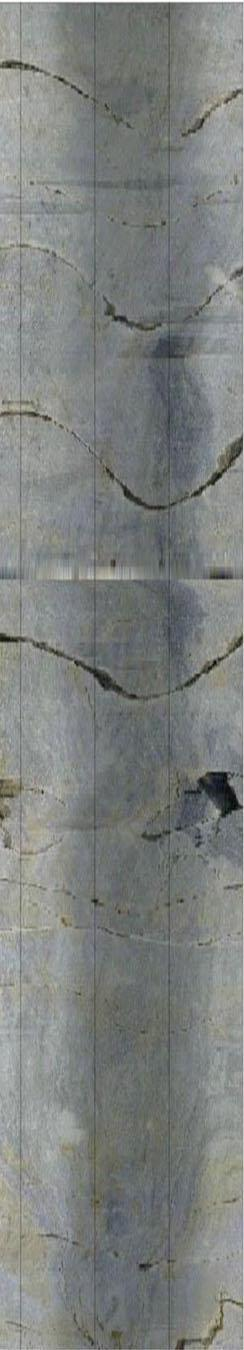
#> input picture attach_2/images/attach_2_1.jpg, 244 x 1350 px
$ jupyter execute eval.ipynb
#> lines starting #> are read from the running program, lines starting #| are printed output that depends on the picture; after the words box and inside, x2 and y2 are one past the last pixel; in counts of white or black regions, pixels touching at a corner belong together
### attach_2/main.py
import cv2
import numpy as np
import pandas as pd
from scipy.optimize import curve_fit
from sklearn.cluster import DBSCAN
import os

# 正弦函数模型
def sine_model(x, R, P, beta, C):
    return R * np.sin(2 * np.pi * x / P + beta) + C

# 提取裂隙边缘点
def extract_edge_points(img_path):
    img = cv2.imread(img_path, cv2.IMREAD_GRAYSCALE)
    # 二值化（裂隙黑色）
    _, binary = cv2.threshold(img, 127, 255, cv2.THRESH_BINARY_INV)
    # 边缘检测
    edges = cv2.Canny(binary, 50, 150)
    # 获取边缘点坐标
    points = np.column_stack(np.where(edges > 0))
    # OpenCV: points[:,0]=y, points[:,1]=x -> 转换为 (x, y)
    points = np.array([[x, y] for y, x in points])
    return points

# 聚类分裂隙
def cluster_points(points, eps=5, min_samples=10):
    clustering = DBSCAN(eps=eps, min_samples=min_samples).fit(points)
    labels = clustering.labels_
    clusters = []
    for label in set(labels):
        if label == -1:  # 噪声
            continue
        cluster_pts = points[labels == label]
        clusters.append(cluster_pts)
    return clusters

# 拟合每条裂隙的正弦曲线
# 正弦拟合带边界
def fit_sine_to_cluster(cluster):
    x_data = cluster[:, 0]
    y_data = cluster[:, 1]
    R0 = max((y_data.max() - y_data.min()) / 2, 1e-3)
    P0 = max(x_data.max() - x_data.min(), 1e-3)
    beta0 = 0  # 默认 0 在 [-π, π] 内
    C0 = y_data.mean()

    try:
        popt, _ = curve_fit(
            sine_model,
            x_data,
            y_data,
            p0=[R0, P0, beta0, C0],
            bounds=([0, 1e-3, -np.pi, 0], [np.inf, np.inf, np.pi, np.inf]),
            maxfev=5000
        )
        return popt
    except Exception as e:
        print(f"Warning: cluster拟合失败, {e}")
        return None
# 主函数
def process_images(image_dir, output_csv='table1.csv'):
    records = []
    for img_file in os.listdir(image_dir):
        if not img_file.endswith(('.png', '.jpg', '.jpeg')):
            continue
        img_path = os.path.join(image_dir, img_file)
        points = extract_edge_points(img_path)
#> in extract_edge_points, `_, binary = cv2.threshold(img, 127, 255, cv2.THRESH_BINARY_INV)`:
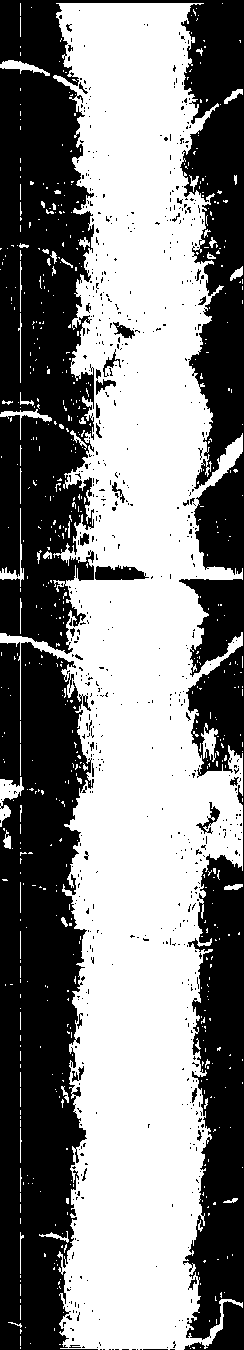
#> binary: shape (1350, 244); 52.3% white; 693 black regions (658 under 20 px), largest, box (x1, y1, x2, y2) and area: (0, 0, 244, 1350) 102179, (0, 642, 98, 1350) 50321, (95, 565, 149, 580) 589
#> in extract_edge_points, `edges = cv2.Canny(binary, 50, 150)`:
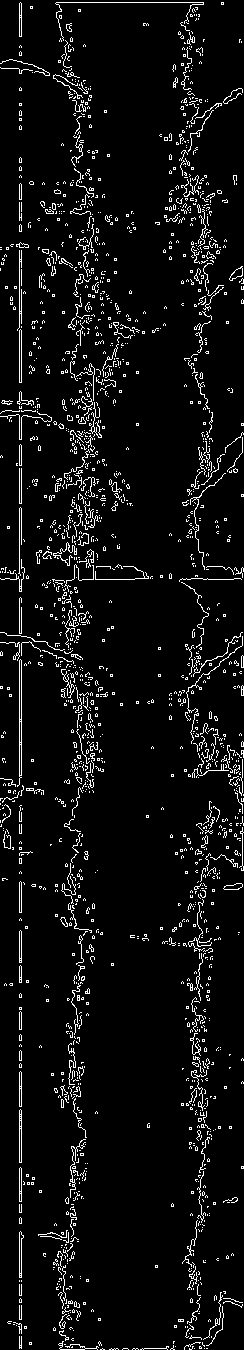
#> edges: shape (1350, 244); 5.8% white in thin lines or dots
#> in extract_edge_points, `points = np.column_stack(np.where(edges > 0))`: points = 19163 pairs, first value 2 to 1349, second value 0 to 243
#> in extract_edge_points, `points = np.array([[x, y] for y, x in points])`: points = 19163 pairs, first value 0 to 243, second value 2 to 1349
        clusters = cluster_points(points)
#> in cluster_points, `labels = clustering.labels_`: labels = 19163 values, max 95 at index 19062, min -1 at index 149, mean 8.77
#> the loop in cluster_points, `for label in set(labels):` made 97 passes
#> after the loop in cluster_points, `for label in set(labels):`: clusters = 96 items
#> the loop in process_images, `for i, cluster in enumerate(clusters):` made 96 passes
#> (x_data in fit_sine_to_cluster, y_data in fit_sine_to_cluster, R0 in fit_sine_to_cluster, P0 in fit_sine_to_cluster, C0 in fit_sine_to_cluster, R, P, beta) on passes 4, 6, 11, 15: ([143, 144, 145, 147, 143, 146, 148, 143, 144, 146, 148], [23, 23, 23, 23, 24, 24, 24, 25, 25, 25, 25], 1, 5, 24, 0.158, 5.13, 3.14), ([19, 21, 20, 19, 21, 19, 21, 19, 21, 19, 20, 21], [47, 47, 51, 52, 52, 53, 53, 54, 54, 55, 55, 55], 4, 2, 52.33, 4.03, 2, 0.0994), ([170, 169, 171, 169, 171, 169, 171, 169, 171, 169, 170, 171], [154, 155, 155, 156, 156, 157, 157, 158, 158, 159, 159, 159], 2.5, 2, 156.9, 2.25, 2, -0.112), ([30, 31, 32, 29, 33, 29, 33, 30, 31, 32, 33], [181, 181, 181, 182, 182, 183, 183, 184, 184, 184, 184], 1.5, 4, 182.6, 0.182, 3.78, -3.14)
#> (y_data in fit_sine_to_cluster, R0 in fit_sine_to_cluster, P0 in fit_sine_to_cluster, C0 in fit_sine_to_cluster, R, P, beta, C) on pass 7: ([64, 65, 65, 66, 66, 67, 67, 68, 68, 69, 69, 70, 71], 3.5, 3, 67.31, 2.49, 3.04, 3.14, 66.4)
#| Warning: cluster拟合失败, Optimal parameters not found: The maximum number of function evaluations is exceeded.
        for i, cluster in enumerate(clusters):
            params = fit_sine_to_cluster(cluster)
            if params is None:
                continue
            R, P, beta, C = params

            # 文件名 -> 图像编号
            base = os.path.splitext(img_file)[0]  # attach_2_1
            parts = base.split('_')  # ["attach", "2", "1"]
            if len(parts) >= 3:
                image_name = f"图{parts[1]}-{parts[2]}.jpg"
            else:
                image_name = img_file  # 兜底，防止异常文件名

            records.append({
                '图像编号': image_name,
                '裂隙编号': i+1,
                '振幅R(mm)': R,
                '周期P(mm)': P,
                '相位β(rad)': beta,
                '中心线位置C(mm)': C
            })
#> pass 2 of the loop in process_images, `for img_file in os.listdir(image_dir):`:
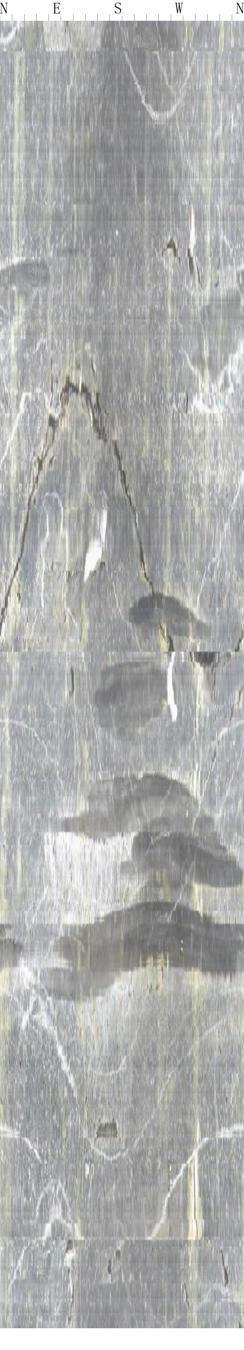
#> input picture attach_2/images/attach_2_2.jpg, 244 x 1350 px
#> in extract_edge_points (call 2), `_, binary = cv2.threshold(img, 127, 255, cv2.THRESH_BINARY_INV)`:
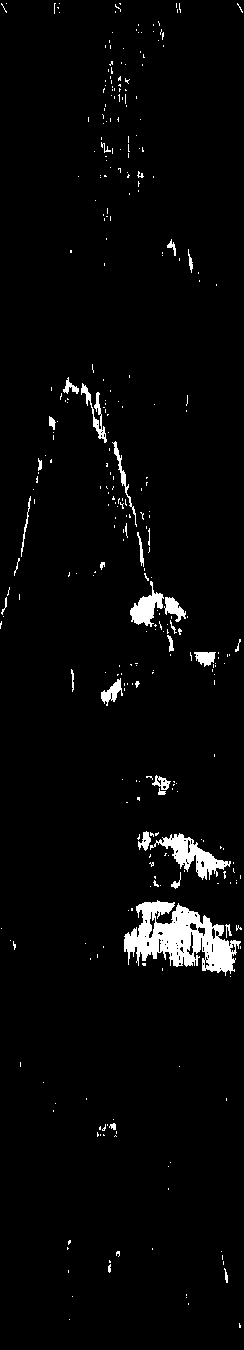
#> binary: shape (1350, 244); 3.1% white; 332 white regions (297 under 20 px), largest, box (x1, y1, x2, y2) and area: (124, 900, 241, 976) 4495, (150, 833, 231, 880) 1270, (130, 581, 164, 627) 687
#> in extract_edge_points (call 2), `edges = cv2.Canny(binary, 50, 150)`:
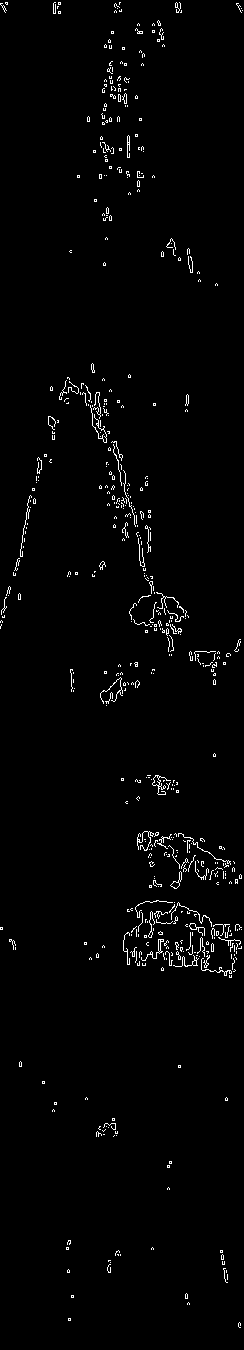
#> edges: shape (1350, 244); 1.7% white in thin lines or dots
#> the loop in cluster_points (call 2), `for label in set(labels):` made 67 passes
#> the loop in process_images, `for i, cluster in enumerate(clusters):` made 66 passes
#> pass 3 of the loop in process_images, `for img_file in os.listdir(image_dir):`:
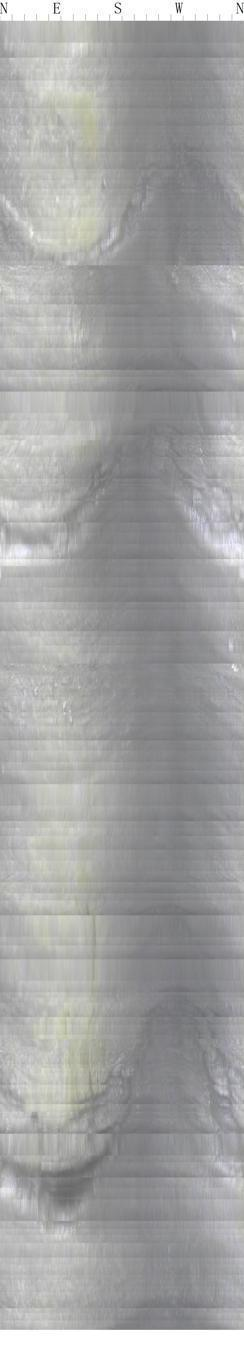
#> input picture attach_2/images/attach_2_3.jpg, 244 x 1350 px
#> in extract_edge_points (call 3), `_, binary = cv2.threshold(img, 127, 255, cv2.THRESH_BINARY_INV)`:
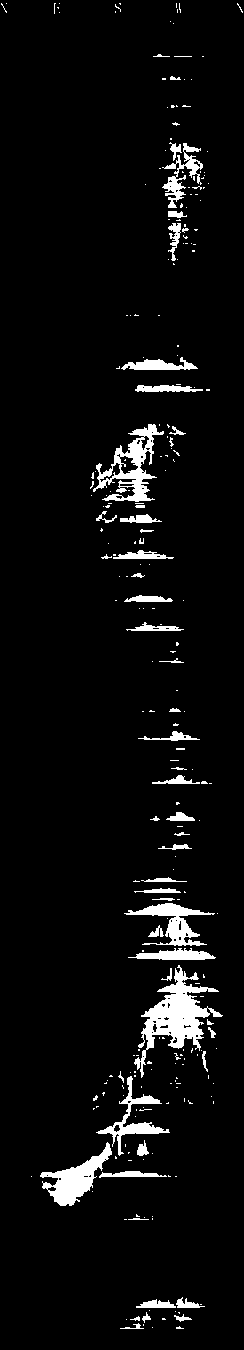
#> binary: shape (1350, 244); 4.9% white; 255 white regions (201 under 20 px), largest, box (x1, y1, x2, y2) and area: (134, 965, 223, 1078) 3086, (93, 424, 164, 502) 1898, (40, 1142, 112, 1206) 1662
#> in extract_edge_points (call 3), `edges = cv2.Canny(binary, 50, 150)`:
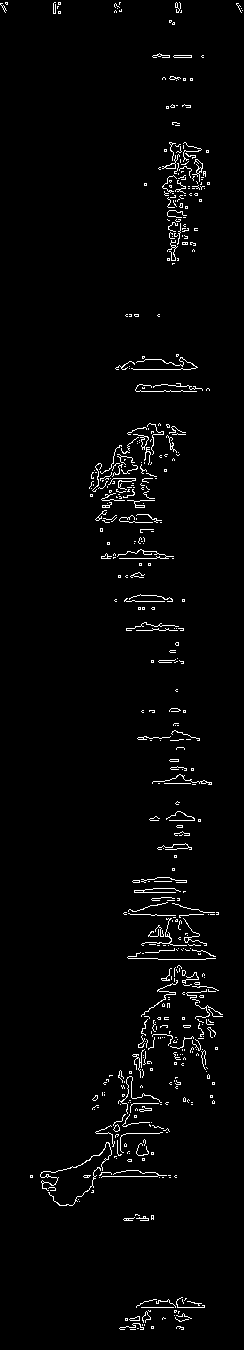
#> edges: shape (1350, 244); 2.3% white in thin lines or dots
#> the loop in process_images, `for i, cluster in enumerate(clusters):` made 51 passes
#> the loop made 4 passes; the first 3 are shown

    df = pd.DataFrame(records)
    df.to_csv(output_csv, index=False, encoding='utf-8-sig')
    print(f"表1已保存到 {output_csv}")

# 使用示例
process_images('./images', output_csv='result.csv')

### attach_2/eval.ipynb
[cell 1]
from matplotlib import font_manager as fm, rcParams

zh_fonts = [f.name for f in fm.fontManager.ttflist if any(ch in f.name for ch in ['Hei','Song','Sim'])]
if zh_fonts:
    rcParams['font.family'] = zh_fonts[0]  # 使用找到的第一个中文字体
else:
    print("系统中未找到中文字体，中文可能无法显示")

[cell 2]
import os
from main import sine_model
import numpy as np
import cv2
import matplotlib.pyplot as plt

def visualize_fit(img_path, clusters, params_list, save_path=None):
    img = cv2.imread(img_path, cv2.IMREAD_GRAYSCALE)
    plt.figure(figsize=(10, 6))
    plt.imshow(img, cmap='gray')
    # plt.title(f"裂隙拟合效果: {os.path.basename(img_path)}")
    plt.title(f"裂隙拟合效果")

    for i, (cluster, params) in enumerate(zip(clusters, params_list)):
        x_data = cluster[:, 0]
        y_data = cluster[:, 1]

        # 只有第一条裂隙才加图例label
        label_scatter = "裂隙点" if i == 0 else None
        plt.scatter(x_data, y_data, s=5, c='black', alpha=0.6, label=label_scatter)

        if params is not None:
            R, P, beta, C = params
            x_fit = np.linspace(x_data.min(), x_data.max(), 500)
            y_fit = sine_model(x_fit, R, P, beta, C)
            label_fit = "拟合曲线" if i == 0 else None
            plt.plot(x_fit, y_fit, 'r-', linewidth=2, label=label_fit)

    plt.gca().invert_yaxis()

        # 图例只显示一次
    plt.legend(
        loc="upper left",
        bbox_to_anchor=(1.02, 1),   # 往右挪出图像
        borderaxespad=0,
        frameon=False
    )
    if save_path:
        plt.savefig(save_path, dpi=300, bbox_inches='tight')
    plt.show()

[cell 3]
from main import extract_edge_points, cluster_points, fit_sine_to_cluster

img_path = "./images/attach_2_1.jpg"
points = extract_edge_points(img_path)
clusters = cluster_points(points)

params_list = []
for cluster in clusters:
    params = fit_sine_to_cluster(cluster)
    params_list.append(params)
#> this loop made 96 passes
#| Warning: cluster拟合失败, Optimal parameters not found: The maximum number of function evaluations is exceeded.

visualize_fit(img_path, clusters, params_list, save_path="fit_result_2_1.png")
#> the loop in visualize_fit, `for i, (cluster, params) in enumerate(zip(clusters, params_list)):` made 96 passes
#> params on passes 1 to 12: [217.3, 167, -0.455, 519.1], [21.34, 2, -0.0469, 18.5], [0.436, 4.92, -3.14, 27.1], [0.158, 5.13, 3.14, 23.96], [0.948, 6.12, 3.14, 50.75], [4.03, 2, 0.0994, 52.6], [2.49, 3.04, 3.14, 66.4], [15.98, 2, -0.0596, 118.4], [1.32, 11.21, -3.14, 137.4], [2.16, 9.51, -3.14, 152.7], [2.25, 2, -0.112, 156.7], [9.01, 2, 0.124, 164.9]
#> in visualize_fit, `plt.savefig(save_path, dpi=300, bbox_inches='tight')`:
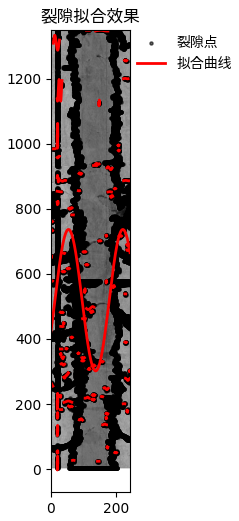
#> figure drawn by matplotlib, 1 panel

[cell 4]
import os
import numpy as np
import cv2
import matplotlib.pyplot as plt
from main import sine_model, extract_edge_points, cluster_points, fit_sine_to_cluster

def visualize_fit_subplot(ax, img_path, clusters, params_list, title="裂隙拟合效果"):
    img = cv2.imread(img_path, cv2.IMREAD_GRAYSCALE)
    ax.imshow(img, cmap='gray')
    ax.set_title(title, fontsize=10)
    ax.axis("off")

    for i, (cluster, params) in enumerate(zip(clusters, params_list)):
        x_data = cluster[:, 0]
        y_data = cluster[:, 1]

        label_scatter = "裂隙点" if i == 0 else None
        ax.scatter(x_data, y_data, s=5, c='black', alpha=0.6, label=label_scatter)

        if params is not None:
            R, P, beta, C = params
            x_fit = np.linspace(x_data.min(), x_data.max(), 500)
            y_fit = sine_model(x_fit, R, P, beta, C)
            label_fit = "拟合曲线" if i == 0 else None
            ax.plot(x_fit, y_fit, 'r-', linewidth=2, label=label_fit)

    ax.invert_yaxis()

# 主逻辑：四图排成 2x2
img_paths = [
    "./images/attach_2_1.jpg",
    "./images/attach_2_2.jpg",
    "./images/attach_2_3.jpg",
    "./images/attach_2_4.jpg"
]

fig, axes = plt.subplots(2, 2, figsize=(12, 10))
plt.subplots_adjust(wspace=0.1, hspace=0.2)  # 控制子图间距

for ax, img_path in zip(axes.flat, img_paths):
    points = extract_edge_points(img_path)
    clusters = cluster_points(points)
    params_list = [fit_sine_to_cluster(c) for c in clusters]
    visualize_fit_subplot(ax, img_path, clusters, params_list, title=os.path.basename(img_path))
#> the loop in visualize_fit_subplot, `for i, (cluster, params) in enumerate(zip(clusters, params_list)):` made 96 passes
#> pass 2 of the loop `for ax, img_path in zip(axes.flat, img_paths):`:
#> the loop in visualize_fit_subplot (call 2), `for i, (cluster, params) in enumerate(zip(clusters, params_list)):` made 66 passes
#> params on passes 1 to 8: [2.49, 6.98, -1.92, 5.74], [0.385, 6.97, 3.14, 7.58], [1.1, 6.86, -3.14, 7.12], [0.488, 5.95, -3.14, 7.41], [2.77, 6.04, 3.14, 6.83], [1.75, 10.3, 3.14, 31.48], [1.31, 7.13, 3.14, 30.26], [1.8, 7.1, 3.14, 44.51]
#> pass 3 of the loop `for ax, img_path in zip(axes.flat, img_paths):`:
#> the loop made 4 passes; the first 3 are shown

# 图例统一放到下方
handles, labels = axes[0,0].get_legend_handles_labels()
fig.legend(handles, labels, loc="lower center", ncol=2, frameon=False)

plt.savefig("fit_results_grid.png", dpi=300, bbox_inches="tight")
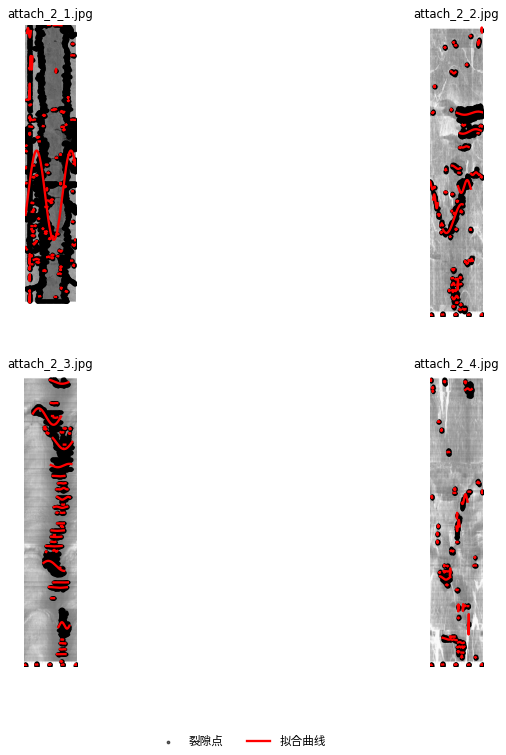
#> figure drawn by matplotlib, 4 panels
plt.show()
